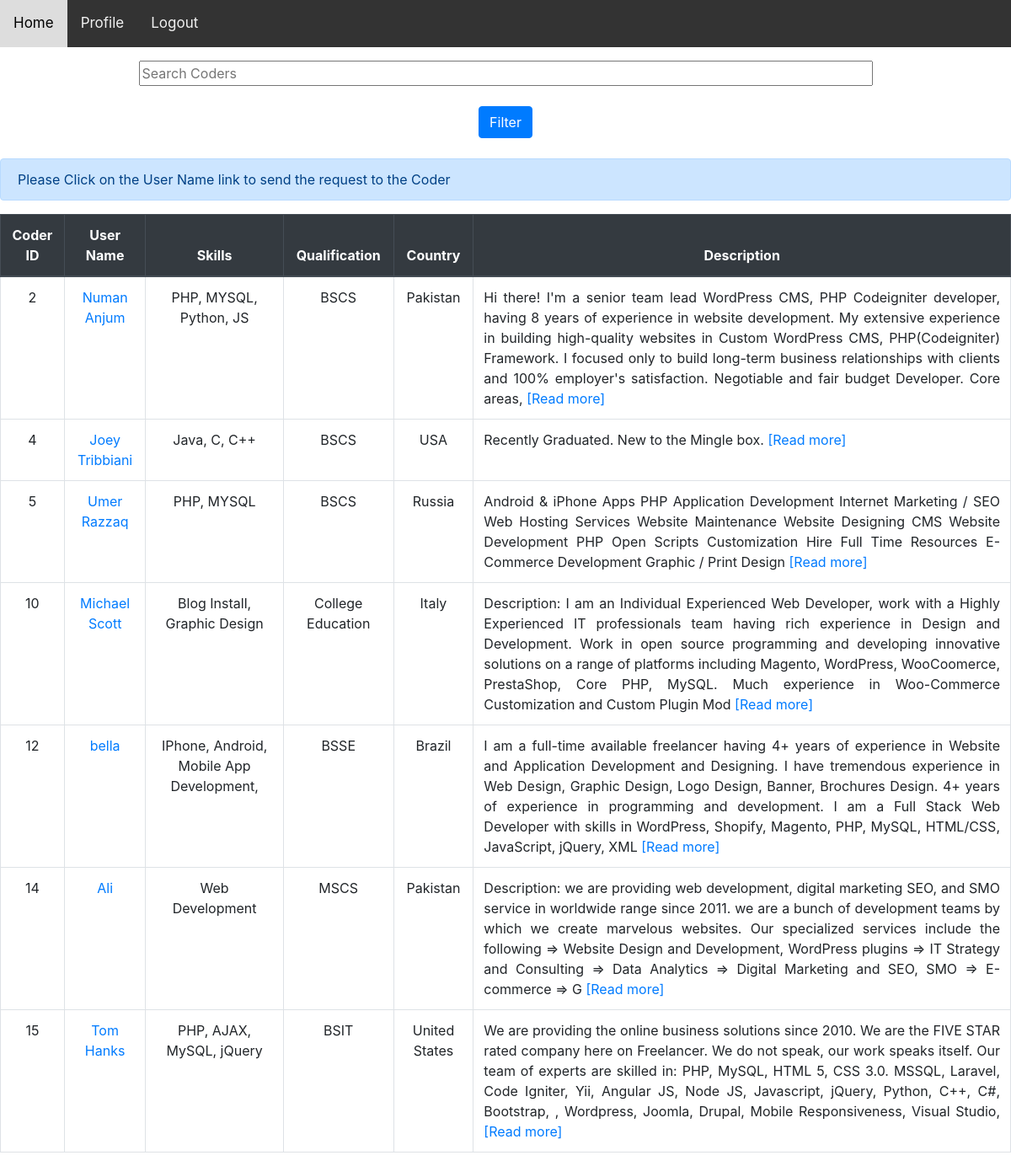
The page /client/search.php (signed in) on the database as committed earlier.
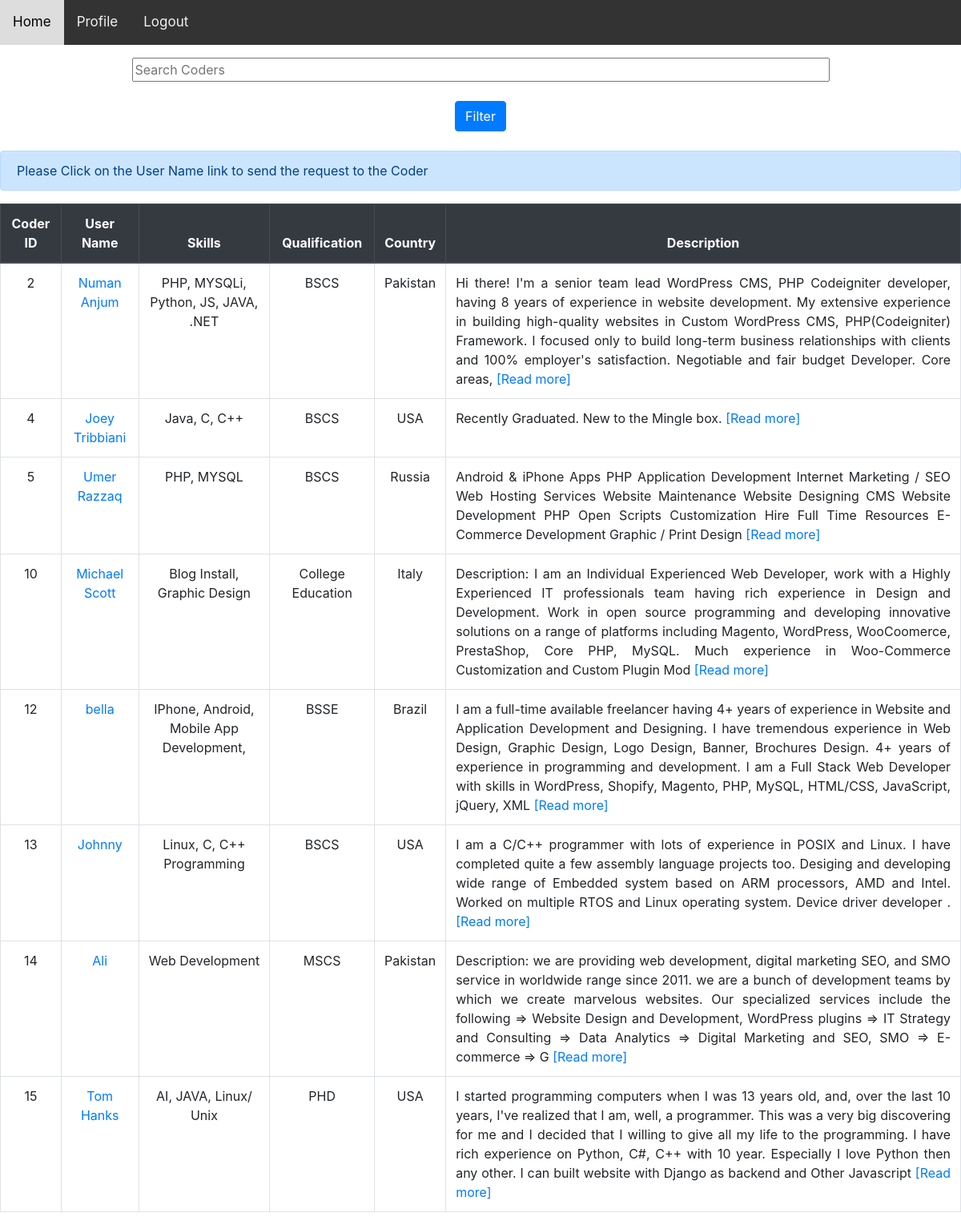
The same page on the database as committed later.
### tables this page shows
CREATE TABLE IF NOT EXISTS `coderprofiles` (
`CoderID` int(12) NOT NULL,
  `CoderName` varchar(25) NOT NULL,
  `Category` varchar(25) NOT NULL,
  `Skills` varchar(200) DEFAULT NULL,
  `CoderUserName` varchar(25) DEFAULT NULL,
  `CoderCountry` varchar(20) DEFAULT NULL,
  `CoderEmail` varchar(40) DEFAULT NULL,
  `CoderDescription` varchar(1000) DEFAULT NULL,
  `Qualification` varchar(100) DEFAULT NULL,
  `image` varchar(1000) NOT NULL
);

### client/search.php (the view, shortened to what this page needs)
<?php
require_once("clientheader.php");
if(isset($_POST['search']))
{
    $valueToSearch = $_POST['valueToSearch'];
    $query = "SELECT * FROM coderprofiles WHERE CONCAT(CoderID, CoderName, CoderEmail, CoderCountry, CoderDescription, Category, Skills, CoderUserName, Qualification) LIKE '%".$valueToSearch."%' ";
    $search_result = filterTable($query);
}
else {
	$query = " SELECT * FROM `coderprofiles` ";
	$search_result = filterTable($query);
}
function filterTable($query)
{
    $connect = mysqli_connect("localhost", "root", "", "minglebox");
    $filter_Result = mysqli_query($connect, $query);
    return $filter_Result;
}
?>
<!DOCTYPE html>
<html>
    <head>
        <link rel="stylesheet" type="text/css" href="../CSS/style.css">
        <link rel="stylesheet" a href="../CSS/bootstrap.css"/>
    </head>
    <body>
        <form method="post">
        <div align="center"><input type="text" id = "search" size="80" class = "mt-3" name="valueToSearch" placeholder="Search Coders" width="48" height="48"><br><br>
            <input type="submit" name="search" class = 'btn btn-primary' value="Filter"><br></div><br>
<div class="alert alert-primary">Please Click on the User Name link to send the request to the Coder</div>
            <table class="table table-bordered table-hover text-center">
            <thead class="thead-dark">
                <tr>
                    <th>Coder ID</th>
                    <th>User Name</th>
                    <th>Skills</th>
                    <th>Qualification</th>
                    <th>Country</th>
                    <th>Description</th>
                </tr>
            </thead>
                <?php
                if(mysqli_num_rows($search_result))
                {
                 while($row = mysqli_fetch_assoc($search_result)): ?>
                <tr>
                    <td><?php echo $row['CoderID'];?></td>
                    <td><a href="coderprofileforclient.php?CoderUserName=<?php echo $row['CoderUserName'];?>"><?php echo $row['CoderUserName'];?></a></td>
                    <?php $username = $row['CoderUserName']; ?>
                    <td><?php echo $row['Skills'];?></td>
                    <td><?php echo $row['Qualification'];?></td>
                    <td><?php echo $row['CoderCountry'];?></td>
                    <td style="text-align:justify"><?php
                        $description = $row['CoderDescription'];
                        echo  strlen($description) >= 400 ? substr($description, 0, 400) : $description;?>
                        <a href="coderprofileforclient.php?CoderUserName=<?php echo $username; ?>">[Read more]</a>
                    </td>
                </tr>
                <?php endwhile;
                }
                else echo "No Coders";?>
            </table>
        </form>
    </body>
</html>

Rows that differ between the two databases and show on the page:
changed coderprofiles "Numan Anjum": Skills "PHP, MYSQL, Python, JS" → "PHP, MYSQLi, Python, JS, JAVA, .NET"
added coderprofiles: CoderID "13", CoderUserName "Johnny", Skills "Linux, C, C++ Programming", Qualification "BSCS", CoderCountry "USA", CoderDescription "I am a C/C++ programmer with lots of experience in POSIX and Linux. I have completed quite a few assembly language projects too. Desiging and developing wide range of Embedded system based on ARM processors, AMD and Intel. Worked on multiple RTOS and Linux operating system. Device driver developer ."
changed coderprofiles "Tom Hanks": Skills "PHP, AJAX, MySQL, jQuery" → "AI, JAVA, Linux/ Unix"; Qualification "BSIT" → "PHD"; CoderCountry "United States" → "USA"; CoderDescription "We are providing the online business solutions since 2010. We are the FIVE STAR rated company here on Freelancer. We do not speak, our work speaks itself. Our team of experts are skilled in: PHP, MySQL, HTML 5, CSS 3.0. MSSQL, Laravel, Code Igniter, Yii, Angular JS, Node JS, Javascript, jQuery, Python, C++, C#, Bootstrap, , Wordpress, Joomla, Drupal, Mobile Responsiveness, Visual Studio," → "I started programming computers when I was 13 years old, and, over the last 10 years, I've realized that I am, well, a programmer. This was a very big discovering for me and I decided that I willing to give all my life to the programming. I have rich experience on Python, C#, C++ with 10 year. Especially I love Python then any other. I can built website with Django as backend and Other Javascript"
